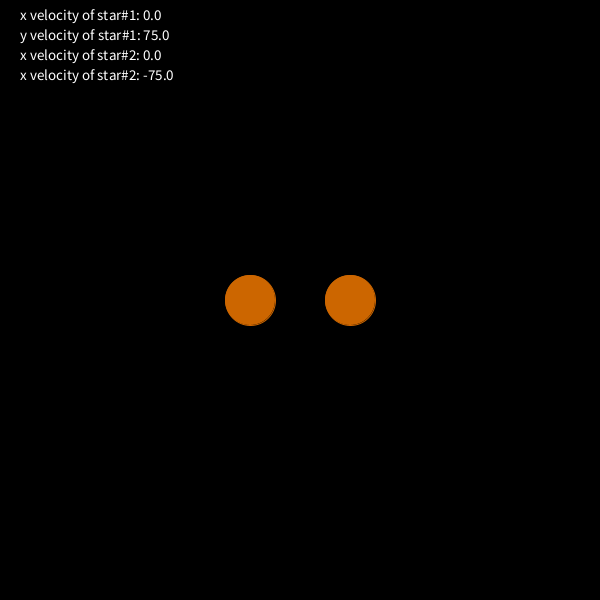
Frame 1 (no input)
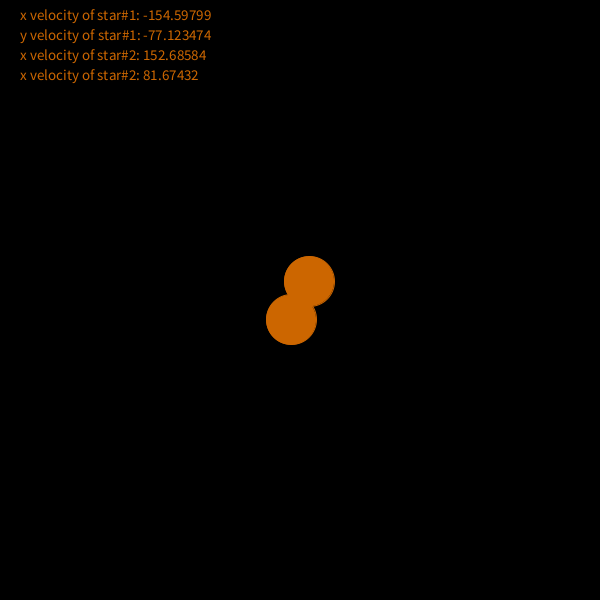
Frame 60 (the mouse pressed at the canvas centre just before this capture)
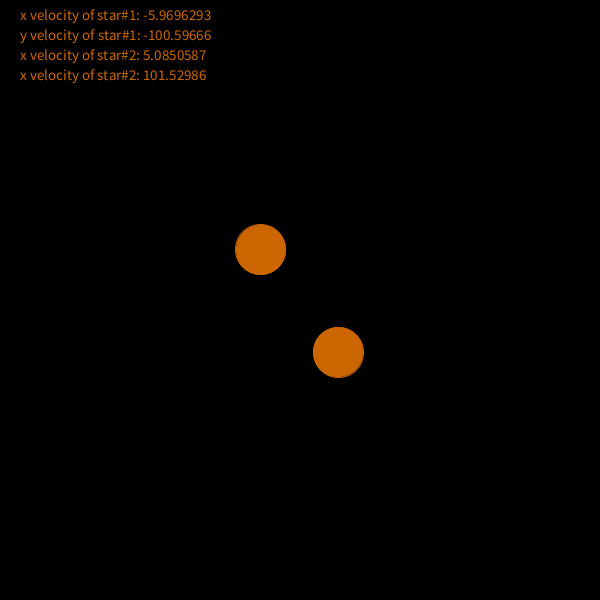
Frame 120 (the mouse held since frame 60 and released just before this capture)

The Processing sketch that drew these frames (run headless with seeded random() and noise(); from frame 60 on, the mouse is pressed at the canvas centre):

// Processing sketch: sample2
// ── sample2.pde
SYSTEM s = new SYSTEM();

void setup() {
  size(600, 600);
  smooth();
  background(0);
  s.addBody(new Body(Math.pow(10, 27), 350, 300, 0, 0.75));
  s.addBody(new Body(Math.pow(10, 27), 250, 300, 0, -0.75));
}

void draw() {
  //noStroke();
  //fill(0, 0, 0, 40);
  //rect(0, 0, width, height);
  background(0);
  textSize(15);
  text("x velocity of star#1: " + s.getBody(0).getXVel() * 100, 20, 20);
  text("y velocity of star#1: " + s.getBody(0).getYVel() * 100, 20, 40);
  text("x velocity of star#2: " + s.getBody(1).getXVel() * 100, 20, 60);
  text("x velocity of star#2: " + s.getBody(1).getYVel() * 100, 20, 80);
  s.show();
  s.run();
}

import java.util.*;

public class Body{

  private double mass;
  private float xvelocity;
  private float yvelocity;
  private float x;
  private float y;

  public Body(double m, float xpos, float ypos, float xvel, float yvel){
    mass = m;
    x = xpos;
    y = ypos;
    xvelocity = xvel;
    yvelocity = yvel;
  }

  //a bunch of getters

  public float getXVel(){
    return xvelocity;
  }
  public float getYVel(){
    return yvelocity;
  }
  public float getX(){
    return x;
  }
  public float getY(){
    return y;
  }
  public double getMass(){
    return mass;
  }

  //a bunch of setters

  public void setXVel(float newXVel){
    xvelocity = newXVel;
  }
  public void setYVel(float newYVel){
    yvelocity = newYVel;
  }
  public void setX(float newX){
    x = newX;
  }
  public void setY(float newY){
    y = newY;
  }
  public void setMass(double newMass){
    mass = newMass;
  }

  //main function!
  public void orbit(Body other){
    force(other);
    move();
  }

  //private helpers
  private double dist(Body other){
    return Math.sqrt(Math.pow(getX() - other.getX(), 2) +
       Math.pow(getY() - other.getY(), 2));
  }

  //finds the magnitude of acceleration due to the force exerted by a body
  private double forceAcc(Body other){
    //scale factor of 100 comes in here
    return (6.67 * Math.pow(10, -24)) * other.getMass() /
      (Math.pow(dist(other), 2));
  }

  //finds the angle between the two bodies
  private double theta(Body other){
    return Math.atan(Math.abs(getX() - other.getX())/
       Math.abs(getY() - other.getY()));
  }

  private void force(Body other){
    //accounting for time errors
    float counter = 0.0;
    float simtime = 0.001;
    counter += (1 / frameRate);
    while (counter > 0.0){
      if (getX() > other.getX()){
        xvelocity -= forceAcc(other) * Math.sin(theta(other)) * simtime;
      }
      else{
        xvelocity += forceAcc(other) * Math.sin(theta(other)) * simtime;
      }
      if (getY() > other.getY()){
        yvelocity -= forceAcc(other) * Math.cos(theta(other)) * simtime;
      }
      else{
        yvelocity += forceAcc(other) * Math.cos(theta(other)) * simtime;
      }
      counter -= simtime;
    }
  }

  void move(){
    setX(getX() + xvelocity);
    setY(getY() + yvelocity);
  }
  
  void display() {
    stroke(204, 102, 0);
    fill(204, 102, 0);
    ellipse(getX(), getY(), 50, 50);
  }

}

import java.util.*;
import java.lang.*;

public class SYSTEM{

  private ArrayList<Body> bodies;

  public SYSTEM(){
    bodies = new ArrayList<Body>();
  }

  //basic getter
  public Body getBody(int index){
    return bodies.get(index);
  }

  //basic setter
  public void addBody(Body thing){
    bodies.add(thing);
  }

  //main function! this calls the orbit function on each pair of bodies in the SYSTEM.
  public void run(){
    for (int x = 0; x < bodies.size(); x++){
      for (int y = 0; y < bodies.size(); y++){
        if (x != y){
          getBody(x).orbit(getBody(y));
        }
      }
    }
  }
  
  void show(){
    for (int x = 0; x < bodies.size(); x++){
      getBody(x).display();
    }
  }
    
}
